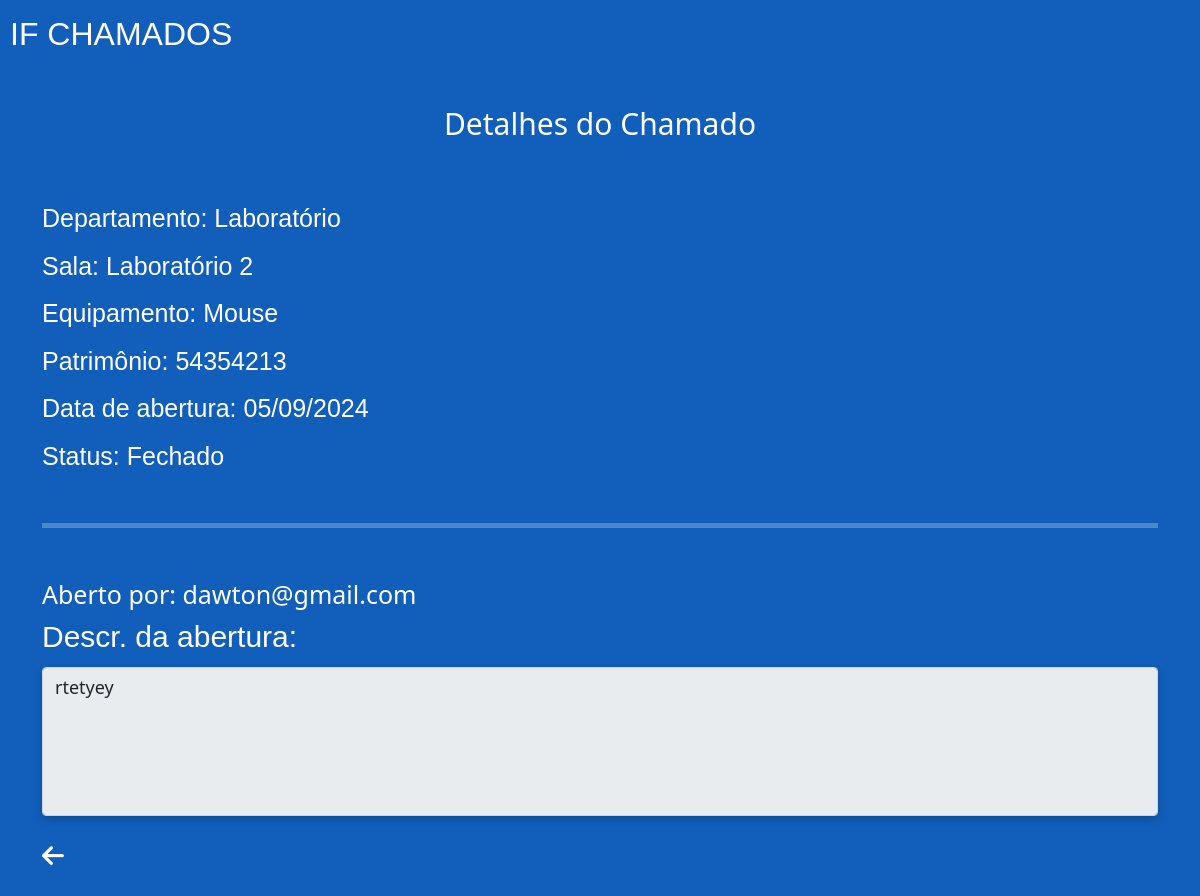
/if-dados/chamado/73/detalhes/ (signed in), run on an earlier commit of the app's database.
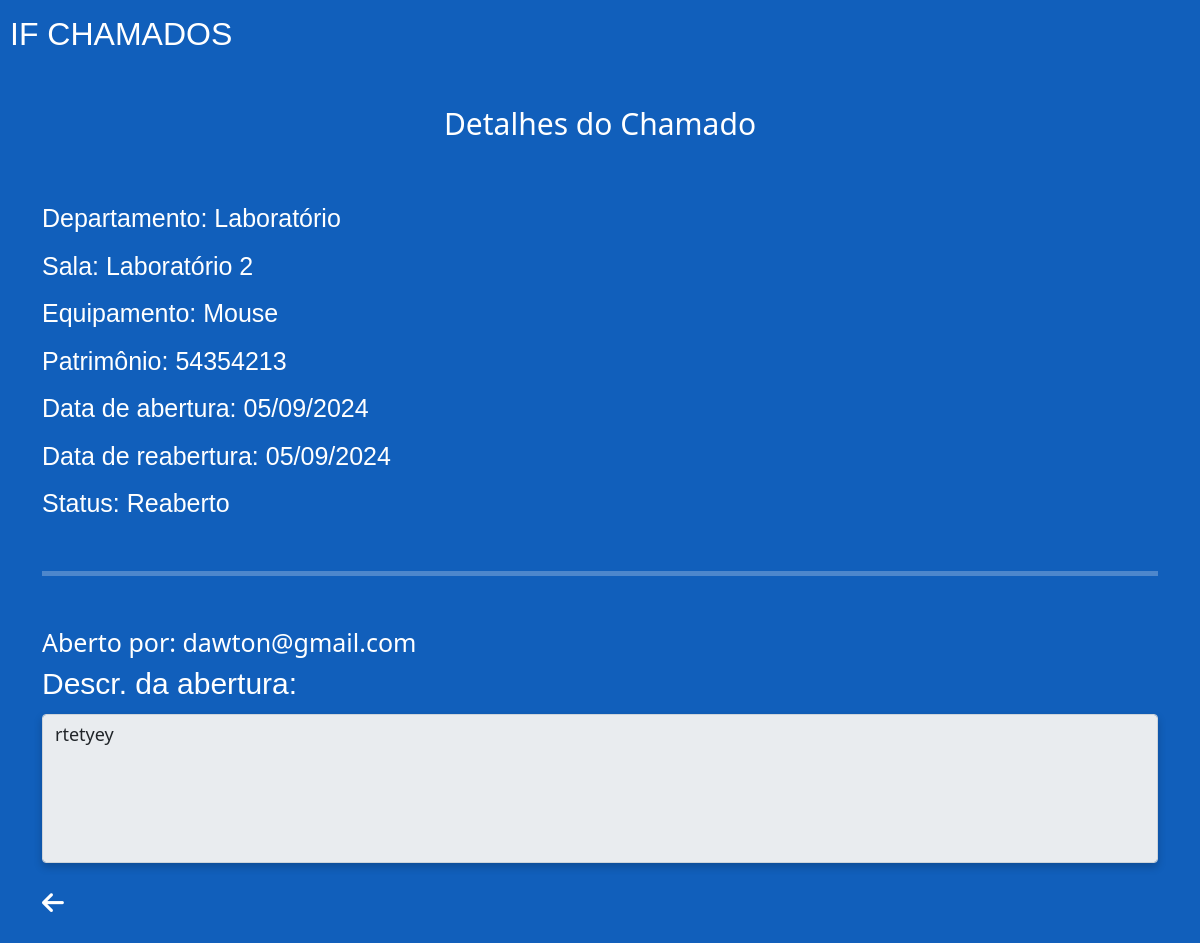
And on a later commit of the database.
### if_dados/models.py (models this page shows, shortened)
class Chamado(models.Model):
    class Status(models.TextChoices):
        ABERTO = 'Aberto', 'Aberto'
        FECHADO = 'Fechado', 'Fechado'
        PENDENTE = 'Pendente', 'Pendente'
        REABERTO = 'Reaberto', 'Reaberto'
    usuario = models.ForeignKey(settings.AUTH_USER_MODEL, on_delete=models.CASCADE, default=1)
    status = models.CharField(max_length=10, choices=Status.choices, default=Status.ABERTO)
    departamento = models.CharField(max_length=255)
    sala = models.CharField(max_length=255)
    descricao_problema = models.TextField()
    patrimonio = models.CharField(max_length=50, blank=True, null=True)
    data_abertura = models.DateTimeField(default=timezone.now)
    data_fechamento = models.DateTimeField(blank=True, null=True)
    data_modificacao = models.DateTimeField(blank=True, null=True)
    data_reabertura = models.DateTimeField(blank=True, null=True)
    equipamento = models.CharField(max_length=255, blank=True, null=True)
    especialidade = models.ManyToManyField(Especialidade, blank=True)
    relato_tecnico = models.TextField(blank=True)

### if_dados/views.py (the view)
# urls.py: path('chamado/<int:id>/detalhes/', views.detalhes_do_chamado_aberto, name='detalhes_do_chamado_aberto'),
@login_required
def detalhes_do_chamado_aberto(request, id):
    chamado = get_object_or_404(Chamado, id=id)
    contexto = {
        'chamado': chamado,
        'usuario_email': request.user.email
    }
    return render(request, 'detalhes-do-chamado-aberto.html', contexto)

### if_dados/templates/detalhes-do-chamado-aberto.html (shortened to what this page needs)
{% load static %}
<!DOCTYPE html>
<html lang="pt-br">
<head>
    <link href="https://cdn.jsdelivr.net/npm/bootstrap@5.0.2/dist/css/bootstrap.min.css" rel="stylesheet">
    <link rel="stylesheet" href="{% static 'css/style.css' %}">
</head>
<body>
    <div class="container-geral">
        <div class="logo text-white">IF CHAMADOS</div>
        <h1 class="text-center text-white mt-5 mb-5">Detalhes do Chamado</h1>
        <div class="container">
            <div class="row">
                <div class="col-12 informacoes">
                    <div class="setor">Departamento: {{ chamado.departamento }}</div>
                    <div class="sala">Sala: {{ chamado.sala }}</div>
                    <div class="equipamento">Equipamento: {{ chamado.equipamento }}</div>
                    <div class="equipamento">Patrimônio: {{ chamado.patrimonio }}</div>
                    <div class="data-de-abertura">Data de abertura: {{ chamado.data_abertura|date:"d/m/Y" }}</div>
                    {% if chamado.data_reabertura %}
                    <div class="data-de-abertura">Data de reabertura: {{ chamado.data_reabertura|date:"d/m/Y" }}</div>
                    {% endif %}
                    <div class="status {% if chamado.status == 'REABERTO' %}status-reaberto{% else %}status{% endif %}">Status: {{ chamado.status }}</div>
                </div>
            </div>
            <hr class="text-white mt-5 mb-5">
            <div class="row">
                <div class="col-12 texto-aberto-por text-white">
                    Aberto por: {{ usuario_email }}
                </div>
                <div class="col-12">
                    <label id="descricao-label" for="area-comentario" class="form-label text-white texto-dropdown caix-desc-abertura">Descr. da abertura:</label>
                    <textarea id="area-comentario" class="form-control area-comentario custom-placeholder sombra" rows="5" readonly>{{ chamado.descricao_problema }}</textarea>
                </div>
                <div class="col-12 mt-3">
                    <div class="container-botao-voltar mt-4">
                        <div class="icone-voltar">
                            <a href="{% url 'meus_chamados' %}"><i class="fas fa-arrow-left text-white"></i></a>
                        </div>
                    </div>
                </div>
            </div>
        </div>
    </div>
</body>
</html>

What changed in the data, as far as the page shows it:
changed Chamado "Laboratório": data_reabertura (not shown) → "05/09/2024"; status "Fechado" → "Reaberto"
Also different on the page:
text now shown: "Data de reabertura:"
